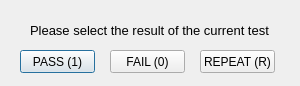
<?xml version="1.0" encoding="UTF-8"?>
<ui version="4.0">
 <class>Dialog</class>
 <widget class="QDialog" name="Dialog">
  <property name="windowModality">
   <enum>Qt::WindowModal</enum>
  </property>
  <property name="geometry">
   <rect>
    <x>0</x>
    <y>0</y>
    <width>300</width>
    <height>86</height>
   </rect>
  </property>
  <property name="minimumSize">
   <size>
    <width>300</width>
    <height>86</height>
   </size>
  </property>
  <property name="maximumSize">
   <size>
    <width>300</width>
    <height>86</height>
   </size>
  </property>
  <property name="windowTitle">
   <string>Dialog</string>
  </property>
  <property name="sizeGripEnabled">
   <bool>false</bool>
  </property>
  <widget class="QPushButton" name="pushButton">
   <property name="geometry">
    <rect>
     <x>20</x>
     <y>50</y>
     <width>75</width>
     <height>23</height>
    </rect>
   </property>
   <property name="autoFillBackground">
    <bool>false</bool>
   </property>
   <property name="text">
    <string>PASS (1)</string>
   </property>
   <property name="shortcut">
    <string>1</string>
   </property>
   <property name="default">
    <bool>true</bool>
   </property>
  </widget>
  <widget class="QPushButton" name="pushButton_2">
   <property name="geometry">
    <rect>
     <x>110</x>
     <y>50</y>
     <width>75</width>
     <height>23</height>
    </rect>
   </property>
   <property name="text">
    <string>FAIL (0)</string>
   </property>
   <property name="shortcut">
    <string>0</string>
   </property>
  </widget>
  <widget class="QPushButton" name="pushButton_3">
   <property name="geometry">
    <rect>
     <x>200</x>
     <y>50</y>
     <width>75</width>
     <height>23</height>
    </rect>
   </property>
   <property name="text">
    <string>REPEAT (R)</string>
   </property>
   <property name="shortcut">
    <string>R</string>
   </property>
   <property name="autoDefault">
    <bool>true</bool>
   </property>
  </widget>
  <widget class="QLabel" name="label">
   <property name="geometry">
    <rect>
     <x>30</x>
     <y>20</y>
     <width>251</width>
     <height>20</height>
    </rect>
   </property>
   <property name="font">
    <font>
     <pointsize>10</pointsize>
    </font>
   </property>
   <property name="text">
    <string>Please select the result of the current test</string>
   </property>
  </widget>
 </widget>
 <resources/>
 <connections/>
</ui>
